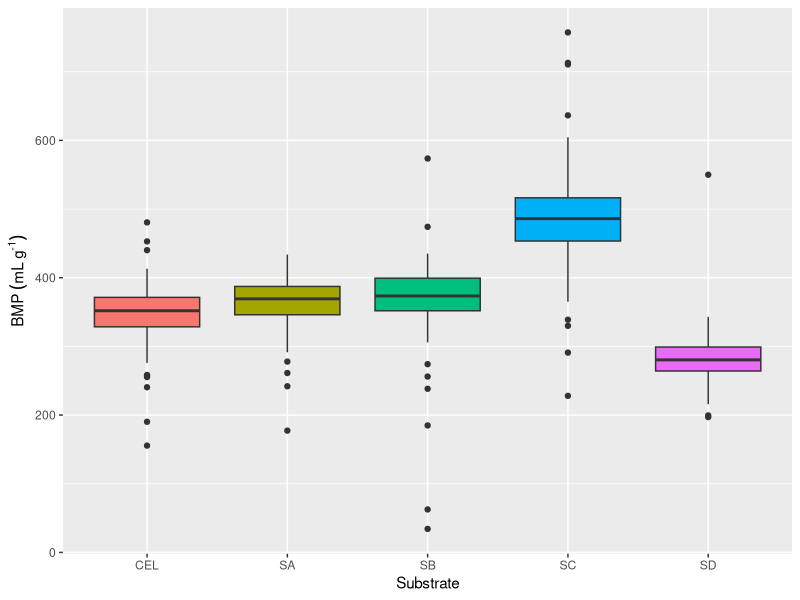
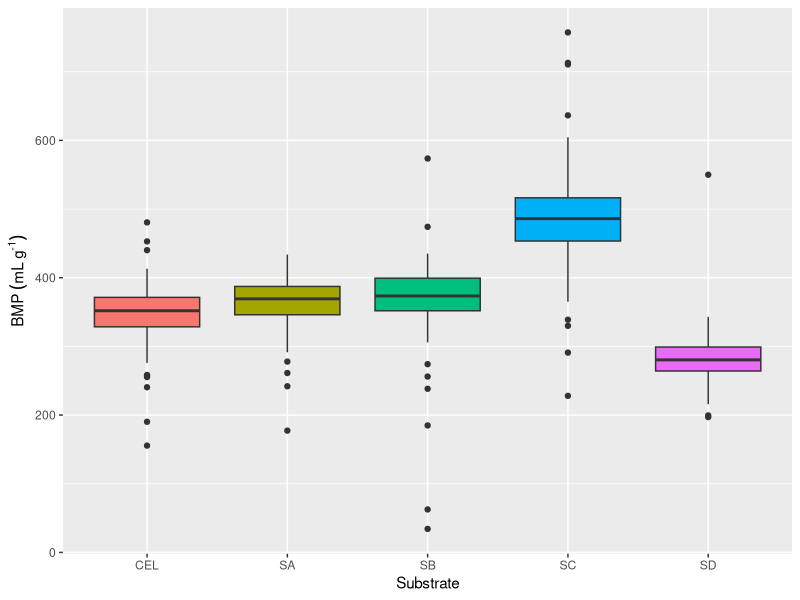

Here is the R script that generated these plots, in order:
# BMP plots

# Packages
library(ggplot2)

# Load data
BMP <- read.csv('../data/BMP.csv')

# Check
summary(BMP)

# Plot
ggplot(BMP, aes(substrate, BMP, fill = substrate)) +
  geom_boxplot() +
  labs(x = 'Substrate', y = expression('BMP'~(mL~g^'-1')), colour = 'Substrate') +
  theme(legend.position="none")
ggsave('../plots/BMP.png', height = 3, width = 3)
